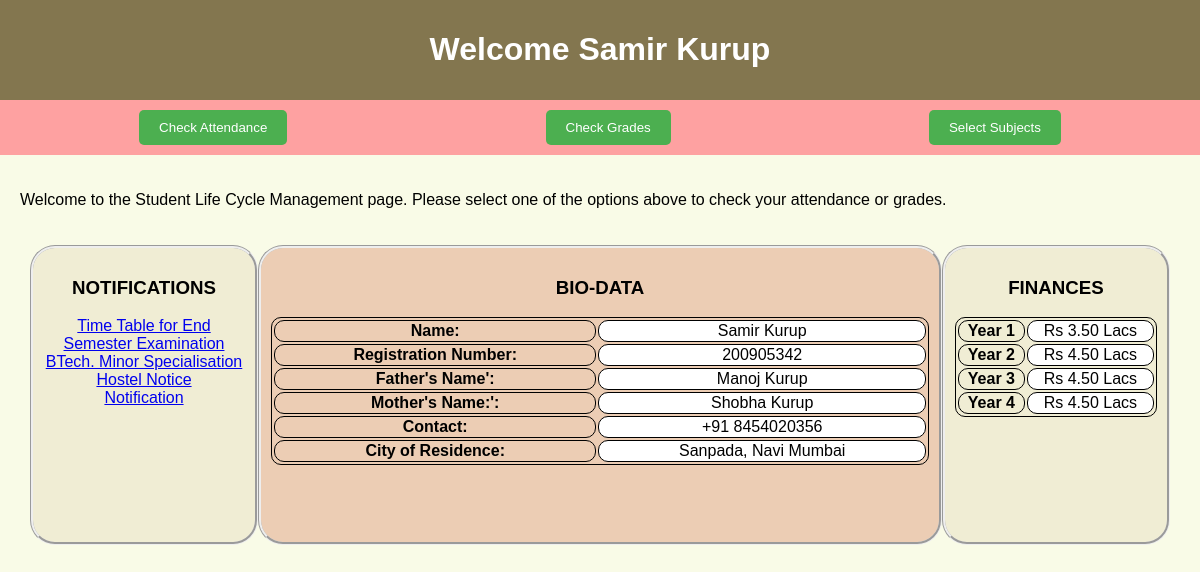
The app's page /portfolio/200905342 with its own data.
### app/models.py (models this page shows, shortened)
class Registration(models.Model):
    name = models.CharField(max_length = 20)
    reg_no = models.PositiveIntegerField(primary_key=True)
    password = models.CharField(max_length = 20)
    father_name = models.CharField(max_length = 20)
    mother_name = models.CharField(max_length = 20)
    contact = models.PositiveIntegerField()
    city = models.CharField(max_length = 50)

### app/views.py (the view)
# urls.py: path('<int:reg>', views.goHome, name='goHome'),
def goHome(request, reg):
    obj = Registration.objects.get(reg_no = reg)
    return render(request, 'app/portfolio.html', {"student": obj})

### app/templates/app/portfolio.html (shortened to what this page needs)
<!DOCTYPE html>
<html>
<head>
</head>
<body>
    <header>
        <h1>Welcome {{student.name}}</h1>
    </header>
    <nav>
        <form action="{% url 'viewAttendance' reg=student.reg_no %}"><button id="attendance-btn">Check Attendance</button></form>
        <form action="{% url 'viewGrades' reg=student.reg_no %}"><button id="grades-btn">Check Grades</button></form>
        <form action="{% url 'selectSubjects' reg=student.reg_no %}"><button id="select-subjects-btn">Select Subjects</button></form>
    </nav>
    <section>
        <p>Welcome to the Student Life Cycle Management page. Please select one of the options above to check your attendance or grades.</p>
    </section>
    <center>
        <div class="container">
            <div class="row">
                <div class="col c1">
                    <h3>NOTIFICATIONS</h3>
                    <p>
                        <marquee><a href="https://drive.google.com/file/d/1gSMydU-_JiCwRz5kFJbzOmO6q1lOUHYc/view?usp=sharing">Time Table for End Semester Examination</a><br /></marquee>
                        <marquee><a href="https://drive.google.com/file/d/1sPGnYjiM_cvQO7RMcfUYUAxxxc6ABZiD/view?usp=sharing">BTech. Minor Specialisation</a><br /></marquee>
                        <marquee><a href="https://drive.google.com/file/d/1yIVBAfkokR4XlS8iJMb6bpIl2aFyFwkx/view?usp=sharing">Hostel Notice</a><br /></marquee>
                        <marquee><a href="https://youtu.be/dQw4w9WgXcQ">Notification</a><br /></marquee>
</p>
                </div>
                <div class="col c2">
                    <center><h3>BIO-DATA</h3></center>
                    <table style="width:100%">
                        <tr>
                            <th>Name:</th>
                            <td>{{student.name}}</td>
                        </tr>
                        <tr>
                            <th>Registration Number:</th>
                            <td>{{student.reg_no}}</td>
                        </tr>
                        <tr>
                            <th>Father's Name':</th>
                            <td>{{student.father_name}}</td>
                        </tr>
                        <tr>
                            <th>Mother's Name:':</th>
                            <td>{{student.mother_name}}</td>
                        </tr>
                        <tr>
                            <th>Contact:</th>
                            <td>+91 {{student.contact}}</td>
                        </tr>
                        <tr>
                            <th>City of Residence:</th>
                            <td>{{student.city}}</td>
                        </tr>
                    </table>
                </div>
                <div class="col c1">
                    <center><h3>FINANCES</h3></center>
                    <table style="width:100%">
                        <tr>
                            <th>Year 1</th>
                            <td>Rs 3.50 Lacs</td>
                        </tr>
                        <tr>
                            <th>Year 2</th>
                            <td>Rs 4.50 Lacs</td>
                        </tr>
                        <tr>
                            <th>Year 3</th>
                            <td>Rs 4.50 Lacs</td>
                        </tr>
                        <tr>
                            <th>Year 4</th>
                            <td>Rs 4.50 Lacs</td>
                        </tr>
                    </table>
                </div>
            </div>
        </div>
    </center>
</body>
</html>

### app/templates/app/portfolio.html (style rules this page uses)
* { box-sizing: border-box; }
body { font-family: Arial, sans-serif; margin: 0; padding: 0; background-color: #F9FBE7; }
header { background-color: #83764F; color: white; padding: 10px; text-align: center; }
nav { background-color: #FEA1A1; display: flex; justify-content: space-around; align-items: center; padding: 10px; }
button { background-color: #4CAF50; color: white; border: none; border-radius: 5px; padding: 10px 20px; cursor: pointer; }
section { padding: 20px; }
.container { width: 95%; column-gap: 20px; }
.col { float: left; padding: 10px; height: 300px; border-style: groove; border-radius: 25px; }
.c1 { width: 20%; background-color: #F0EDD4; }
.c2 { width: 60%; background-color: #ECCDB4; }
table, th, td { border: 1px solid black; border-radius: 10px; text-align: center }
td { background-color: white; }

### records on screen
Registration: name "Samir Kurup", reg_no "200905342", father_name "Manoj Kurup", mother_name "Shobha Kurup", contact "8454020356", city "Sanpada, Navi Mumbai"
